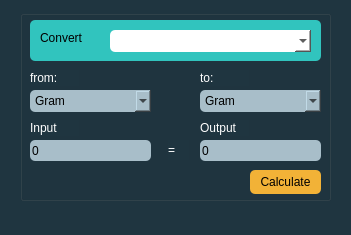
<?xml version="1.0" encoding="UTF-8"?>
<ui version="4.0">
 <class>MainWindow</class>
 <widget class="QMainWindow" name="MainWindow">
  <property name="geometry">
   <rect>
    <x>0</x>
    <y>0</y>
    <width>351</width>
    <height>235</height>
   </rect>
  </property>
  <property name="windowTitle">
   <string>MainWindow</string>
  </property>
  <property name="styleSheet">
   <string notr="true">background-color: rgb(31, 53, 64);</string>
  </property>
  <widget class="QWidget" name="centralwidget">
   <widget class="QGroupBox" name="groupBox">
    <property name="geometry">
     <rect>
      <x>20</x>
      <y>10</y>
      <width>311</width>
      <height>191</height>
     </rect>
    </property>
    <property name="title">
     <string/>
    </property>
    <widget class="QLabel" name="label_2">
     <property name="geometry">
      <rect>
       <x>10</x>
       <y>60</y>
       <width>49</width>
       <height>16</height>
      </rect>
     </property>
     <property name="styleSheet">
      <string notr="true">font: 700 11pt &quot;Calibri&quot;;
color: rgb(255, 255, 255);</string>
     </property>
     <property name="text">
      <string>from:</string>
     </property>
    </widget>
    <widget class="QComboBox" name="c_unit_from">
     <property name="geometry">
      <rect>
       <x>10</x>
       <y>80</y>
       <width>121</width>
       <height>22</height>
      </rect>
     </property>
     <property name="styleSheet">
      <string notr="true">background-color: rgb(168,190,201);
border-radius: 5px; </string>
     </property>
     <item>
      <property name="text">
       <string>Gram</string>
      </property>
     </item>
     <item>
      <property name="text">
       <string>Kilogram</string>
      </property>
     </item>
     <item>
      <property name="text">
       <string>Pound</string>
      </property>
     </item>
     <item>
      <property name="text">
       <string>Ton</string>
      </property>
     </item>
    </widget>
    <widget class="QLabel" name="label_3">
     <property name="geometry">
      <rect>
       <x>180</x>
       <y>60</y>
       <width>49</width>
       <height>16</height>
      </rect>
     </property>
     <property name="styleSheet">
      <string notr="true">font: 700 11pt &quot;Calibri&quot;;
color: rgb(255, 255, 255);</string>
     </property>
     <property name="text">
      <string>to:</string>
     </property>
    </widget>
    <widget class="QLabel" name="label_4">
     <property name="geometry">
      <rect>
       <x>10</x>
       <y>110</y>
       <width>49</width>
       <height>16</height>
      </rect>
     </property>
     <property name="styleSheet">
      <string notr="true">font: 700 11pt &quot;Calibri&quot;;
color: rgb(255, 255, 255);</string>
     </property>
     <property name="text">
      <string>Input</string>
     </property>
    </widget>
    <widget class="QLineEdit" name="linE_input">
     <property name="geometry">
      <rect>
       <x>10</x>
       <y>130</y>
       <width>121</width>
       <height>21</height>
      </rect>
     </property>
     <property name="styleSheet">
      <string notr="true">background-color: rgb(168,190,201);
border-radius: 5px; </string>
     </property>
     <property name="text">
      <string>0</string>
     </property>
    </widget>
    <widget class="QLineEdit" name="linE_output">
     <property name="geometry">
      <rect>
       <x>180</x>
       <y>130</y>
       <width>121</width>
       <height>21</height>
      </rect>
     </property>
     <property name="styleSheet">
      <string notr="true">background-color: rgb(168,190,201);

border-radius: 5px; </string>
     </property>
     <property name="text">
      <string>0</string>
     </property>
    </widget>
    <widget class="QLabel" name="label_5">
     <property name="geometry">
      <rect>
       <x>180</x>
       <y>110</y>
       <width>49</width>
       <height>16</height>
      </rect>
     </property>
     <property name="styleSheet">
      <string notr="true">font: 700 11pt &quot;Calibri&quot;;
color: rgb(255, 255, 255);</string>
     </property>
     <property name="text">
      <string>Output</string>
     </property>
    </widget>
    <widget class="QLabel" name="label_6">
     <property name="geometry">
      <rect>
       <x>148</x>
       <y>130</y>
       <width>21</width>
       <height>20</height>
      </rect>
     </property>
     <property name="styleSheet">
      <string notr="true">font: 700 11pt &quot;Calibri&quot;;
color: rgb(255, 255, 255);</string>
     </property>
     <property name="text">
      <string>=</string>
     </property>
    </widget>
    <widget class="QComboBox" name="c_unit_to">
     <property name="geometry">
      <rect>
       <x>180</x>
       <y>80</y>
       <width>121</width>
       <height>22</height>
      </rect>
     </property>
     <property name="styleSheet">
      <string notr="true">border-radius: 5px; 
background-color: rgb(168,190,201);</string>
     </property>
     <item>
      <property name="text">
       <string>Gram</string>
      </property>
     </item>
     <item>
      <property name="text">
       <string>Kilogram</string>
      </property>
     </item>
     <item>
      <property name="text">
       <string>Pound</string>
      </property>
     </item>
     <item>
      <property name="text">
       <string>Ton</string>
      </property>
     </item>
    </widget>
    <widget class="QGroupBox" name="groupBox_2">
     <property name="geometry">
      <rect>
       <x>10</x>
       <y>10</y>
       <width>291</width>
       <height>41</height>
      </rect>
     </property>
     <property name="styleSheet">
      <string notr="true">background-color: rgb(49, 196, 190);
border-radius: 5px; </string>
     </property>
     <property name="title">
      <string/>
     </property>
     <widget class="QLabel" name="label">
      <property name="geometry">
       <rect>
        <x>10</x>
        <y>10</y>
        <width>49</width>
        <height>16</height>
       </rect>
      </property>
      <property name="styleSheet">
       <string notr="true">font: 700 12pt &quot;Calibri&quot;;</string>
      </property>
      <property name="text">
       <string>Convert</string>
      </property>
     </widget>
     <widget class="QComboBox" name="c_units">
      <property name="geometry">
       <rect>
        <x>80</x>
        <y>10</y>
        <width>201</width>
        <height>22</height>
       </rect>
      </property>
      <property name="styleSheet">
       <string notr="true">background-color: rgb(255, 255, 255);</string>
      </property>
     </widget>
    </widget>
    <widget class="QPushButton" name="btn_calculate">
     <property name="geometry">
      <rect>
       <x>230</x>
       <y>160</y>
       <width>71</width>
       <height>24</height>
      </rect>
     </property>
     <property name="styleSheet">
      <string notr="true">background-color: rgb(242, 178, 55);
border-radius: 5px;
font: 700 11pt &quot;Calibri&quot;;</string>
     </property>
     <property name="text">
      <string>Calculate</string>
     </property>
    </widget>
   </widget>
  </widget>
  <widget class="QMenuBar" name="menubar">
   <property name="geometry">
    <rect>
     <x>0</x>
     <y>0</y>
     <width>351</width>
     <height>22</height>
    </rect>
   </property>
  </widget>
 </widget>
 <resources/>
 <connections/>
</ui>
